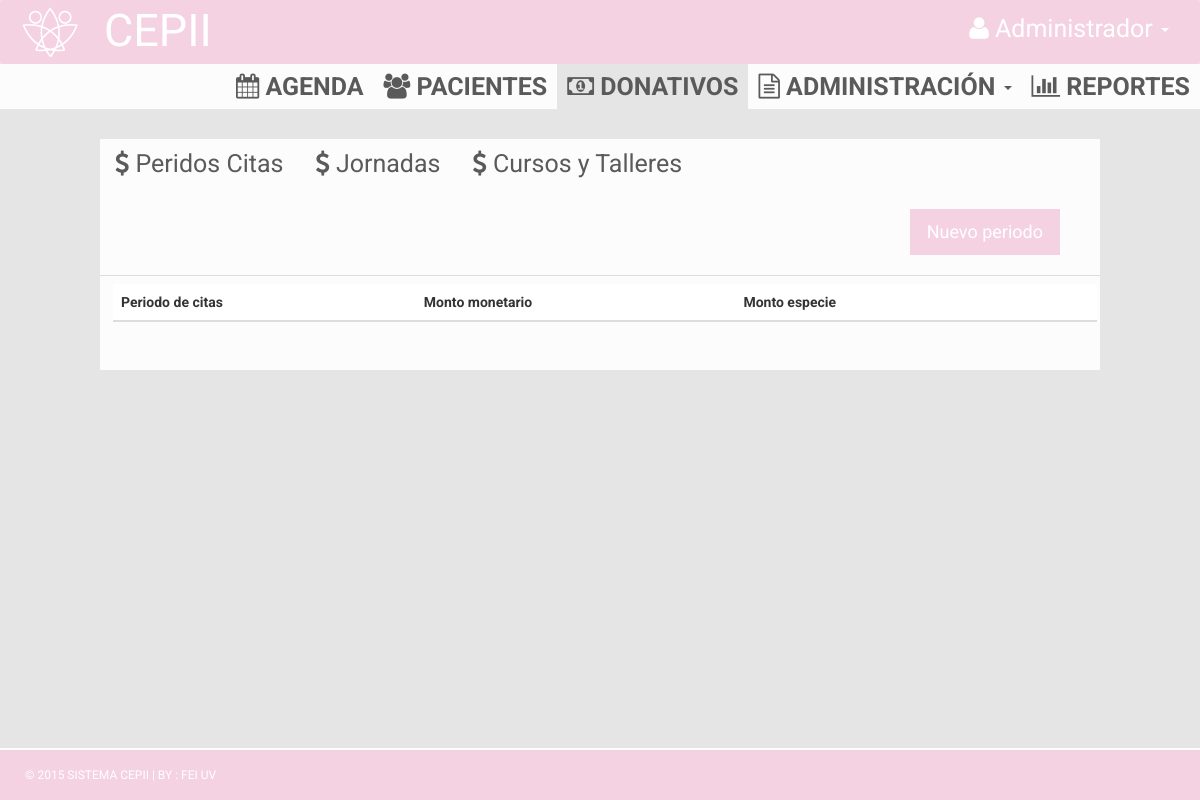
Page /index.php/donativos on the earlier database version.
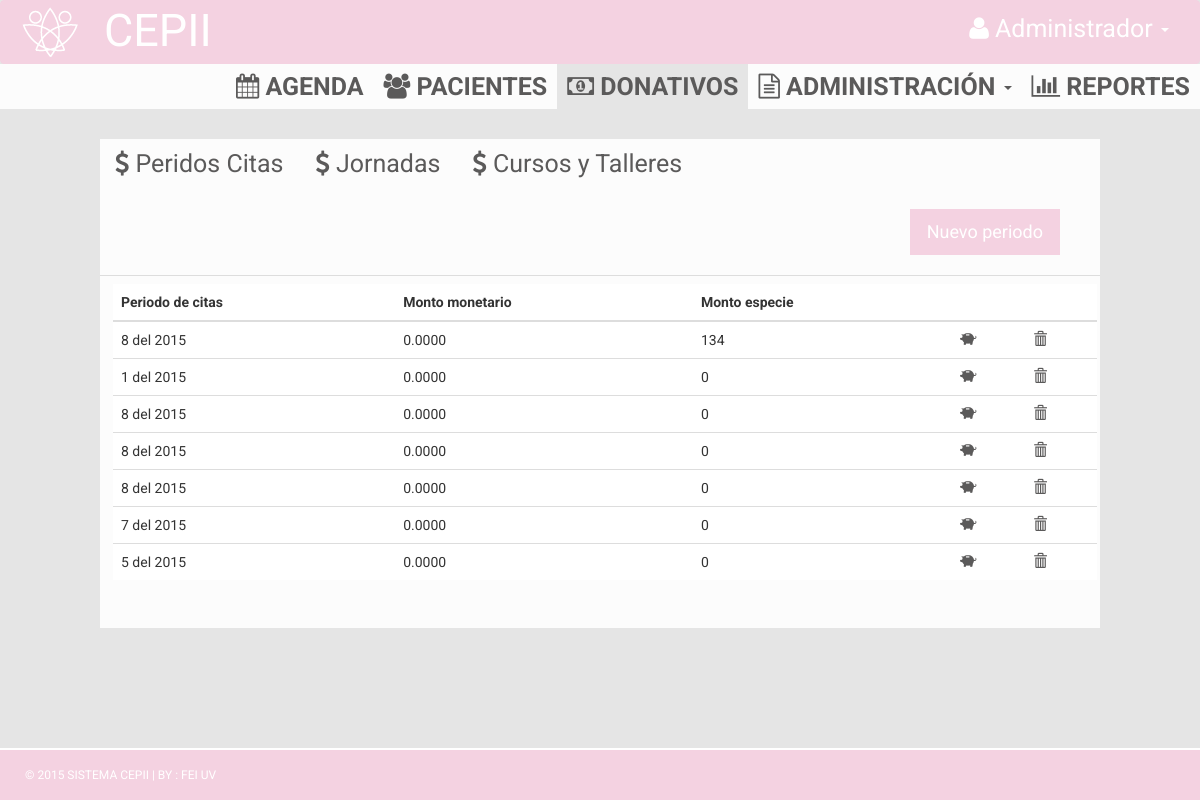
Same page on the later database version.
### tables this page shows
CREATE TABLE `donativo_citas` (
  `id_donativo_cita` int(11) NOT NULL,
  `año` int(10) NOT NULL,
  `mes` int(10) NOT NULL,
  `Monto_monetario` float(10,4) NOT NULL,
  `Monto_especie` int(11) NOT NULL
);

### application/controllers/donativos.php (called while the page is built, shortened)
<?php
class Donativos extends CI_Controller {
  public function __construct(){
            $this->load->helper(array('url', 'form'));
  		    $this->load->database('default');
    		$this->load->model('donativos_model');
  	}
	public function index(){
	 $data ['cargaCurTall'] = $this->donativos_model->get_Cursos_taller();
   $data ['cargaJornadas'] = $this->donativos_model->get_Jornadas();
   $data ['cargaCitas'] = $this->donativos_model->get_Citas();
   $this->load->model('donativos_model');
	 $data['arrServicios'] = $this->donativos_model->get_servicios();
	 $this->load->view('admin/view_control_donativos', $data);
	}
}

### index.php (called while the page is built, shortened)
<?php
require_once BASEPATH.'core/CodeIgniter.php';

### application/models/donativos_model.php (called while the page is built, shortened)
<?php if ( ! defined('BASEPATH')) exit('No direct script access allowed');
class Donativos_model extends CI_Model{
    public function get_Cursos_taller(){
       $this->db->order_by('fecha_ini', 'asc');
        $query = $this->db->get('donativo_curso_taller');
        if($query->num_rows() > 0){
            return $query->result();
        }
}
   public function get_Jornadas(){
       $this->db->order_by('nombreJornadaD', 'asc');
        $query = $this->db->get('donativo_jornadas');
        if($query->num_rows() > 0){
            return $query->result();
        }
    }
     public function get_Citas(){
       $this->db->order_by('año', 'asc');
        $query = $this->db->get('donativo_citas');
        if($query->num_rows() > 0){
            return $query->result();
        }
    }
    public function get_servicios(){
        $this->db->order_by('nombre', 'asc');
        $servicios = $this->db->get('servicios');
        if($servicios->num_rows() > 0){
            return $servicios->result();
        }
  }
}

### application/views/admin/view_control_donativos.php (the view, shortened to what this page needs)
<!DOCTYPE html>
<html xmlns="http://www.w3.org/1999/xhtml">
<head>
    <link href="<?php echo base_url(); ?>assets/css/bootstrap.css" rel="stylesheet" />
    <link href="<?php echo base_url(); ?>assets/css/font-awesome.css" rel="stylesheet" />
    <link href="<?php echo base_url(); ?>assets/css/style.css" rel="stylesheet" />
    <link href="<?php echo base_url(); ?>css/jquery-ui.min.css" rel="stylesheet" />
</head>
<body style="background-color:#e5e5e5;">
            <nav class="navbar navbar-default">
               <div class="container-fluid">
                      <div class="navbar-header" style="margin:5px;">
                          <img src="<?php echo base_url(); ?>assets/img/logo.png">
                      </div>
                      <div class="collapse navbar-collapse" id="bs-example-navbar-collapse-1">
                          <ul class="nav navbar-nav" style="margin:5px;">
                              <li><a style="color:#FFF; font-size:45px;"> CEPII</a></li>
                          </ul>
                          <ul class="nav navbar-nav navbar-right">
                             <li class="dropdown">
                                  <a href="#" class="dropdown-toggle" data-toggle="dropdown" role="button" aria-haspopup="true" aria-expanded="false">
                                     <div style="color:#FFF;">
                                       <i class="fa fa-user"></i>     Administrador
                                       <span class="caret"></span>
                                     </div>
                                  </a>
                              </li>
                          </ul>
                      </div>
              </div>
            </nav>
  <section class="menu-section">
    <div >
      <div class="row">
        <div class="col-md-12">
          <div class="navbar-collapse collapse ">
            <ul id="menu-top" class="nav navbar-nav navbar-right">
              <li>
                <a href="<?php echo base_url().'Agenda'; ?>">
                  <div>
                    <i class="fa fa-calendar"></i>     Agenda
                  </div>
                </a>
              </li>
              <li>
                <a href="<?php echo base_url().'Paciente'; ?>">
                  <div>
                    <i class="fa fa-users"></i>     Pacientes
                  </div>
                </a>
              </li>
              <li>
                 <a class="menu-top-active" href="<?php echo base_url().'Donativos'; ?>">
                  <div>
                    <i class="fa fa-money"></i>     Donativos
                  </div>
                </a>
              </li>
              <li class="dropdown">
                <a href="#" class="dropdown-toggle" data-toggle="dropdown" role="button" aria-haspopup="true" aria-expanded="false">
                  <div>
                      <i class="fa fa-file-text-o"></i>     Administración
                      <span class="caret"></span>
                  </div>
                </a>
              </li>
              <li>
                <a href="">
                  <div>
                    <i class="fa fa-bar-chart"></i>     Reportes
                  </div>
                </a>
              </li>
            </ul>
          </div>
        </div>
      </div>
    </div>
  </section>
<div class="content-wrapper" style="background-color: #e5e5e5; margin-top: 0px;">
    <br>
    <div id="exTab3" class="tab">
      <ul  class="nav nav-pills">
        <li  data-toggle="tab">
          <a href="#1b" data-toggle="tab">
            <i class="fa fa-usd"></i>     Peridos Citas
          </a>
        </li>
       <li  data-toggle="tab">
          <a href="#2b" data-toggle="tab">
            <i class="fa fa-usd"></i>     Jornadas
          </a>
        </li>
<li  data-toggle="tab">
          <a href="#3b" data-toggle="tab">
            <i class="fa fa-usd"></i>     Cursos y Talleres
          </a>
        </li>
      </ul>
      <div class="tab-content clearfix">
           <div class="tab-pane active" id="1b">
                 <div>
                <input type="submit" value="Nuevo periodo" onclick="registrar_donativo('<?=base_url()?>donativos/PeriodoCita');" class="btn btn-primary btn-lg pull-right" style="margin-top:20px; margin-bottom:20px; margin-right:40px;">
               </div>
              <?=  form_open(base_url().'Donativos/')?>
               <table class="table">
                 <tr>
                 <td>
                   <table class="table" style="margin-left:5px">
                     <thead>
                        <th>Periodo de citas</th>
                         <th>Monto monetario</th>
                         <th>Monto especie</th>
                        <th> </th>
                        <th> </th>
                    </thead>
                  <?php foreach($cargaCitas as $row): ?>
                      <tr style="margin-top:7px; margin-bottom:7px;">
                       <td >
                           <?php echo $row->mes." del ".$row->año; ?>
                      </td>
                      <td >
                         <?php echo $row->Monto_monetario; ?>
                      </td>
                      <td >
                         <?php echo $row->Monto_especie; ?>
                      </td>
                      <td>
                      <a href='#' onclick="registrar_donativo('<?=base_url()?>donativos/hacerAlgo/<?=$row->id_donativo_cita?>');"><i class='glyphicon glyphicon-piggy-bank'></i></a>
                      </td>
                      <td>
                       <a href='#' onclick="registrar_donativo('<?=base_url()?>donativos/Registrar_Mespecie/<?=$row->id_donativo_cita?>');"><i class='glyphicon glyphicon-trash'></i></a>
                      </td>
                  </tr>
                  <?php endforeach; ?>
                   </table>
                  </td>
                 </tr>
               </table>
                <?=form_close()?>
           </div>
      </div>
    </div>
</div>
  <footer style="width: 100%;border-top: 2px solid #fff;bottom: 0; position: fixed; padding: 1rem;">
    <div class="container">
          &copy; 2015 SISTEMA CEPII | BY : <a href="http://www.uv.mx/Fei/" target="_blank">FEI UV</a>
    </div>
  </footer>
</body>
</html>

### assets/css/style.css (style rules this page uses)
body { font-family: 'Roboto', sans-serif; line-height: 30px; }
.content-wrapper { margin-top: 40px; padding-bottom: 60px; width: 100%; }
.btn { border-radius: 0px; -webkit-border-radius: 0px; -moz-border-radius: 0px; }
.menu-section { background-color: #FCFCFC; }
#menu-top a { color: #5B5A5A; text-decoration: none; font-weight: bold; padding: 10px 10px 10px 10px; font-size: 25px; text-transform: uppercase; }
.menu-top-active { background-color: #e5e5e5; }
.navbar { margin-bottom: 0px; }
footer { padding: 10px; color: #fff; font-size: 12px; background-color: #f4d2e1; }
footer a, footer a:hover { color: #fff; text-decoration: none; }

Differences in the rows shown:
added donativo_citas: mes "8", año "2015", Monto_monetario "0.0000", Monto_especie "134"
added donativo_citas: mes "1", año "2015", Monto_monetario "0.0000", Monto_especie "0"
added donativo_citas: mes "8", año "2015", Monto_monetario "0.0000", Monto_especie "0"
added donativo_citas: mes "8", año "2015", Monto_monetario "0.0000", Monto_especie "0"
added donativo_citas: mes "8", año "2015", Monto_monetario "0.0000", Monto_especie "0"
added donativo_citas: mes "7", año "2015", Monto_monetario "0.0000", Monto_especie "0"
added donativo_citas: mes "5", año "2015", Monto_monetario "0.0000", Monto_especie "0"
